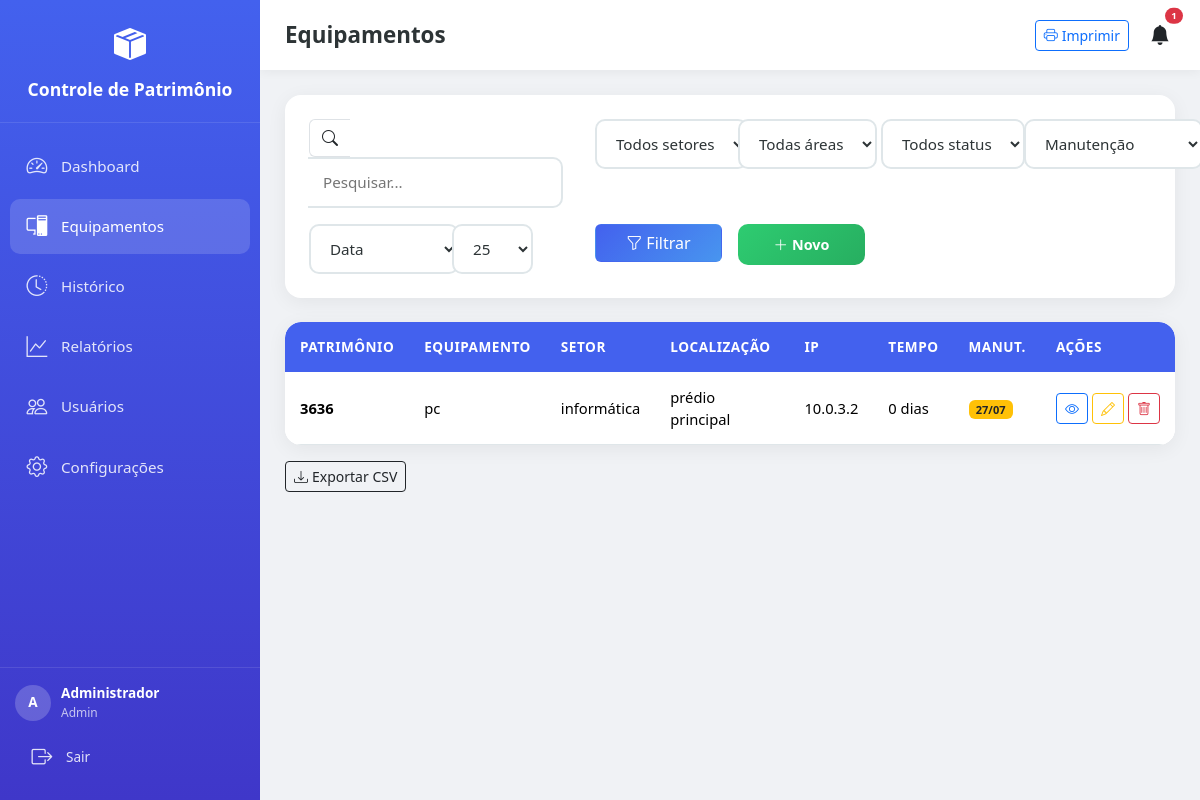
Before: /equipamentos (signed in) with the older database file.
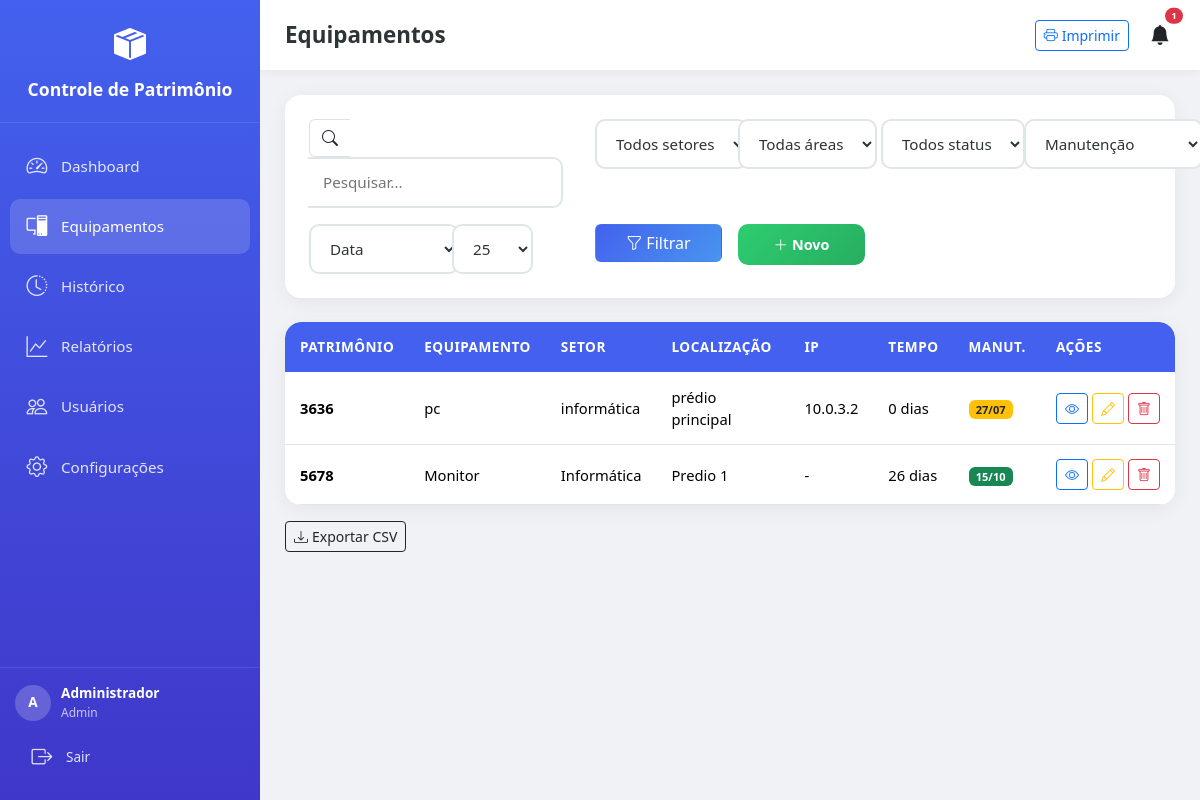
After: the same page with the newer database file.
### app/models/models.py (models this page shows, shortened)
class Equipamento(db.Model):
    __tablename__ = 'equipamentos'
    id = db.Column(db.Integer, primary_key=True)
    patrimonio = db.Column(db.String(50))
    data_inclusao = db.Column(db.Date, default=date.today)
    baixado = db.Column(db.Boolean, default=False)
    data_baixa = db.Column(db.Date, nullable=True)
    equipamento = db.Column(db.String(100))
    area_patrimonial = db.Column(db.String(100))
    setor = db.Column(db.String(100))
    localizacao = db.Column(db.String(100))
    especificacao = db.Column(db.Text)
    ultima_manutencao = db.Column(db.Date, nullable=True)
    proxima_manutencao = db.Column(db.Date, nullable=True)
    sistema_operacional = db.Column(db.String(100))
    placa_mae = db.Column(db.String(100))
    processador = db.Column(db.String(100))
    memoria_ram = db.Column(db.String(50))
    armazenamento = db.Column(db.String(100))
    ip = db.Column(db.String(50))
    usuario_id = db.Column(db.Integer, db.ForeignKey('usuarios.id'), nullable=False)
    data_criacao = db.Column(db.DateTime, default=datetime.now)
    data_atualizacao = db.Column(db.DateTime, default=datetime.now, onupdate=datetime.now)
    observacoes = db.relationship('Observacao', backref='equipamento', lazy=True, cascade='all, delete-orphan')
    @property
    def tempo_uso(self):
        if self.baixado and self.data_baixa:
            end_date = self.data_baixa
        else:
            end_date = date.today()
        if not self.data_inclusao:
            return {'anos': 0, 'meses': 0, 'dias': 0}
        delta = end_date - self.data_inclusao
        anos = delta.days // 365
        meses = (delta.days % 365) // 30
        dias = (delta.days % 365) % 30
        return {'anos': anos, 'meses': meses, 'dias': dias, 'total_dias': delta.days}
    @property
    def tempo_uso_formatado(self):
        t = self.tempo_uso
        partes = []
        if t['anos'] > 0:
            partes.append(f"{t['anos']} ano{'s' if t['anos'] > 1 else ''}")
        if t['meses'] > 0:
            partes.append(f"{t['meses']} mes{'es' if t['meses'] > 1 else ''}")
        if t['dias'] > 0:
            partes.append(f"{t['dias']} dia{'s' if t['dias'] > 1 else ''}")
        return ', '.join(partes) if partes else '0 dias'
    @property
    def status_manutencao(self):
        if not self.proxima_manutencao:
            return 'sem_manutencao'
        hoje = date.today()
        delta = (self.proxima_manutencao - hoje).days
        if delta < 0:
            return 'vencido'
        elif delta <= 30:
            return 'proximo'
        else:
            return 'ok'

### app/routes/main.py (the view, shortened to what this page needs)
@bp.route('/equipamentos')
@login_required
def equipamentos():
    page = request.args.get('page', 1, type=int)
    per_page = request.args.get('per_page', 25, type=int)
    query = Equipamento.query
    filtro_setor = request.args.get('setor', '')
    filtro_area = request.args.get('area_patrimonial', '')
    filtro_local = request.args.get('localizacao', '')
    filtro_equip = request.args.get('equipamento', '')
    filtro_status = request.args.get('status', '')
    filtro_manutencao = request.args.get('manutencao', '')
    filtro_usuario = request.args.get('usuario_id', '')
    busca = request.args.get('busca', '')
    ordenar = request.args.get('ordenar', 'data_inclusao')
    direcao = request.args.get('direcao', 'desc')
    if filtro_setor:
        query = query.filter(Equipamento.setor == filtro_setor)
    if filtro_area:
        query = query.filter(Equipamento.area_patrimonial == filtro_area)
    if filtro_local:
        query = query.filter(Equipamento.localizacao == filtro_local)
    if filtro_equip:
        query = query.filter(Equipamento.equipamento == filtro_equip)
    if filtro_status == 'ativos':
        query = query.filter_by(baixado=False)
    elif filtro_status == 'baixados':
        query = query.filter_by(baixado=True)
    if filtro_manutencao == 'proxima':
        hoje = date.today()
        dias_alertas = [30, 15, 7, 1]
        query = query.filter(Equipamento.proxima_manutencao != None)
        query = query.filter(Equipamento.proxima_manutencao <= hoje + timedelta(days=30))
    elif filtro_manutencao == 'vencida':
        query = query.filter(Equipamento.proxima_manutencao < date.today())
    elif filtro_manutencao == 'sem':
        query = query.filter(Equipamento.proxima_manutencao == None)
    if filtro_usuario:
        query = query.filter_by(usuario_id=int(filtro_usuario))
    if ordenar == 'patrimonio':
        col = Equipamento.patrimonio
    elif ordenar == 'data':
        col = Equipamento.data_inclusao
    elif ordenar == 'equipamento':
        col = Equipamento.equipamento
    elif ordenar == 'setor':
        col = Equipamento.setor
    elif ordenar == 'tempo_uso':
        col = Equipamento.data_inclusao
    elif ordenar == 'ultima_manutencao':
        col = Equipamento.ultima_manutencao
    elif ordenar == 'proxima_manutencao':
        col = Equipamento.proxima_manutencao
    else:
        col = Equipamento.data_inclusao
    if direcao == 'desc':
        col = col.desc()
    query = query.order_by(Equipamento.baixado.asc(), col)
    pagination = query.paginate(page=page, per_page=per_page, error_out=False)
    setores = db.session.query(Equipamento.setor).distinct().all()
    areas = db.session.query(Equipamento.area_patrimonial).distinct().all()
    locais = db.session.query(Equipamento.localizacao).distinct().all()
    equip_tipos = db.session.query(Equipamento.equipamento).distinct().all()
    usuarios = Usuario.query.all()
    config = Configuracao.query.first()
    return render_template('equipamentos.html',
        equipamentos=pagination.items,
        pagination=pagination,
        setores=setores, areas=areas, locais=locais,
        equip_tipos=equip_tipos, usuarios=usuarios,
        filtros=request.args, config=config
    )

### app/__init__.py (called while the page is built)
def create_app():
    app = Flask(__name__)
    app.config.from_object(Config)
    db.init_app(app)
    login_manager.init_app(app)
    login_manager.login_view = 'auth.login'
    login_manager.login_message = 'Por favor, faça login para acessar esta página.'
    login_manager.login_message_category = 'warning'
    with app.app_context():
        from app.routes import auth, main, api, admin
        app.register_blueprint(auth.bp)
        app.register_blueprint(main.bp)
        app.register_blueprint(api.bp, url_prefix='/api')
        app.register_blueprint(admin.bp, url_prefix='/admin')
        db.create_all()
        criar_admin_padrao()
        criar_config_padrao()
    @app.context_processor
    def inject_date():
        from datetime import date
        return dict(date=date)
    return app

### app/routes/auth.py (called while the page is built)
@login_manager.user_loader
def load_user(user_id):
    return Usuario.query.get(int(user_id))

### app/templates/equipamentos.html (shortened to what the changed rows need)
{% extends "base.html" %}
{% block page_title %}Equipamentos{% endblock %}
{% block content %}
<div class="card-modern overflow-hidden">
    <div class="table-responsive">
        <table class="table table-modern table-hover mb-0">
            <thead>
                <tr>
                    <th>Patrimônio</th>
                    <th class="d-none d-md-table-cell">Equipamento</th>
                    <th class="d-none d-sm-table-cell">Setor</th>
                    <th class="d-none d-lg-table-cell">Localização</th>
                    <th class="d-none d-xl-table-cell">IP</th>
                    <th>Tempo</th>
                    <th>Manut.</th>
                    <th class="no-print">Ações</th>
                </tr>
            </thead>
            <tbody>
                {% for eq in equipamentos %}
                <tr class="{{ 'baixado' if eq.baixado else '' }}">
                    <td>
                        <span class="fw-bold d-block">{{ eq.patrimonio or '-' }}</span>
                    </td>
                    <td class="d-none d-md-table-cell">{{ eq.equipamento or '-' }}</td>
                    <td class="d-none d-sm-table-cell">{{ eq.setor or '-' }}</td>
                    <td class="d-none d-lg-table-cell">{{ eq.localizacao or '-' }}</td>
                    <td class="d-none d-xl-table-cell">{{ eq.ip or '-' }}</td>
                    <td>{{ eq.tempo_uso_formatado }}</td>
                    <td>
                        {% if eq.proxima_manutencao %}
                            {% if eq.status_manutencao == 'vencido' %}
                                <span class="badge bg-danger">{{ eq.proxima_manutencao.strftime('%d/%m') }}</span>
                            {% elif eq.status_manutencao == 'proximo' %}
                                <span class="badge bg-warning text-dark">{{ eq.proxima_manutencao.strftime('%d/%m') }}</span>
                            {% else %}
                                <span class="badge bg-success">{{ eq.proxima_manutencao.strftime('%d/%m') }}</span>
                            {% endif %}
                        {% else %}
                            <span class="badge bg-secondary">Não agend.</span>
                        {% endif %}
                    </td>
                    <td class="no-print">
                        <div class="d-flex gap-1">
                            <a href="{{ url_for('main.equipamento_detalhe', id=eq.id) }}" class="btn btn-sm btn-outline-primary" title="Ver"><i class="bi bi-eye"></i></a>
                            {% if current_user.is_admin or eq.usuario_id == current_user.id %}
                            <a href="{{ url_for('main.equipamento_editar', id=eq.id) }}" class="btn btn-sm btn-outline-warning" title="Editar"><i class="bi bi-pencil"></i></a>
                            {% endif %}
                            {% if current_user.is_admin %}
                            <form method="POST" action="{{ url_for('main.equipamento_excluir', id=eq.id) }}" class="d-inline" onsubmit="return confirm('Excluir este equipamento?')">
                                <button type="submit" class="btn btn-sm btn-outline-danger" title="Excluir"><i class="bi bi-trash"></i></button>
                            </form>
                            {% endif %}
                        </div>
                    </td>
                </tr>
                {% else %}
                <tr><td colspan="8" class="text-center py-5 text-muted">Nenhum equipamento encontrado.</td></tr>
                {% endfor %}
            </tbody>
        </table>
    </div>
</div>
{% endblock %}

Changed rows visible on the page:
added Equipamento: patrimonio "5678", equipamento "Monitor", setor "Informática", localizacao "Predio 1", ip "-", tempo_uso_formatado "26 dias", proxima_manutencao "15/10"
